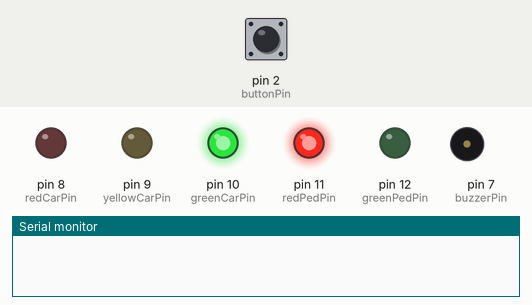
This sketch was run on a simulated Arduino Uno, built with avr-gcc and run on an emulated ATmega328P. Shown: output pins drawn as LEDs (lit = HIGH), buzzer (waves = sounding), the last lines printed to the serial monitor. Inputs (shaded band) come from the test bench; at power-on: pin 2 (buttonPin) HIGH.

Above: at 1.2 s.
1.3 s: pin 2 (buttonPin) pulled LOW for 0.15 s
At 10.6 s:
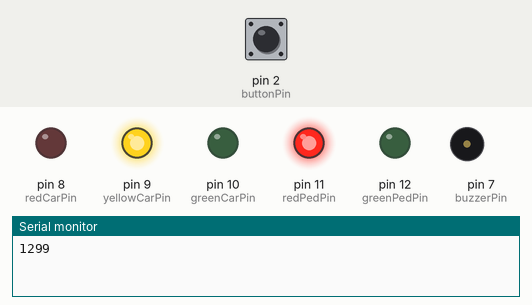
At 12.55 s:
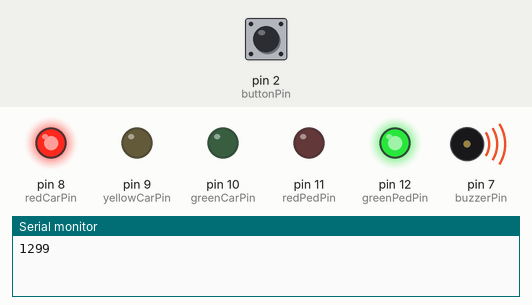
Timing chart, 0 to 13.8 s (numbered marks = the images above; inputs shaded):
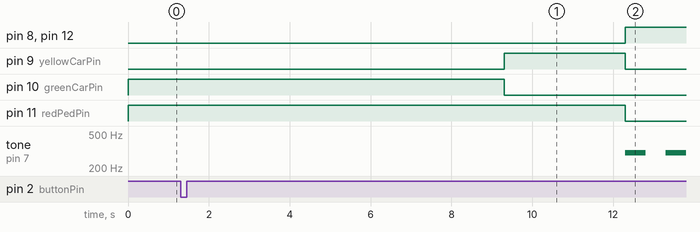

The sketch:

crosswalk.ino
```cpp
const int greenPedPin = 12;
const int redPedPin = 11;
const int greenCarPin = 10;
const int yellowCarPin = 9;
const int redCarPin = 8;
const int buzzerPin = 7;
const int buttonPin = 2;

const unsigned int stage1 = 8000;
const unsigned int stage2 = 11000;
const unsigned int stage3 = 19000;
const unsigned int stage4 = 23000;

volatile unsigned long lastDebounceTime = 0;
volatile const unsigned int debounceDelay = 50;

volatile unsigned long timerStart = 0;

const unsigned int buzzerTone = 300;
const unsigned int buzzerDuration = 500;
const unsigned int buzzerInterval = 1000;
unsigned long buzzerTimer = 0;

const unsigned greenPedBlinkInterval = 200;
unsigned long greenPedBlinkTimer = 0;
byte greenPedState = 0;

const unsigned int greenPedBuzzDuration = 200;
const unsigned int greenPedBuzzInterval = 400;


void setup() {
  pinMode(greenPedPin, OUTPUT);
  pinMode(redPedPin, OUTPUT);
  pinMode(greenCarPin, OUTPUT);
  pinMode(yellowCarPin, OUTPUT);
  pinMode(redCarPin, OUTPUT);
  pinMode(buzzerPin, OUTPUT);
  pinMode(buttonPin, INPUT_PULLUP);

  attachInterrupt(digitalPinToInterrupt(buttonPin), crosswalk, FALLING);

  digitalWrite(redPedPin, HIGH);
  digitalWrite(greenPedPin, LOW);
  digitalWrite(redCarPin, LOW);
  digitalWrite(yellowCarPin, LOW);
  digitalWrite(greenCarPin, HIGH);

  Serial.begin(9600);
}

void loop()
{
  if (timerStart != 0)
  {
    if ((millis() - timerStart) > stage1 && (millis() - timerStart) <= stage2)
    {
      digitalWrite(greenCarPin, LOW);
      digitalWrite(yellowCarPin, HIGH);
    }
    else if ((millis() - timerStart) > stage2 && (millis() - timerStart) <= stage3)
    {
      if((millis() - buzzerTimer) > buzzerInterval)
      {
        buzzerTimer = millis();
        tone(buzzerPin, buzzerTone, buzzerDuration);
      }
      digitalWrite(yellowCarPin, LOW);
      digitalWrite(redCarPin, HIGH);
      digitalWrite(redPedPin, LOW);
      digitalWrite(greenPedPin, HIGH);
    }
    else if ((millis() - timerStart) > stage3 && (millis() - timerStart) <= stage4)
    {
      if((millis() - greenPedBlinkTimer) > greenPedBlinkInterval)
      {
          greenPedBlinkTimer = millis();
          greenPedState = !greenPedState;
          digitalWrite(greenPedPin, greenPedState);
      }
      if((millis() - buzzerTimer) > greenPedBuzzInterval)
      {
        buzzerTimer = millis();
        tone(buzzerPin, buzzerTone, greenPedBuzzDuration);
      }
    }
    else if ((millis() - timerStart) > stage4)
    {
      timerStart = 0;
      buzzerTimer = 0;
      greenPedBlinkTimer = 0;
      greenPedState = 0;

      digitalWrite(redPedPin, HIGH);
      digitalWrite(greenPedPin, LOW);
      digitalWrite(redCarPin, LOW);
      digitalWrite(yellowCarPin, LOW);
      digitalWrite(greenCarPin, HIGH);
    }
  }

}

void crosswalk()
{
  if ((millis() - lastDebounceTime) > debounceDelay)
  {
    if (timerStart == 0)
    {
      timerStart = millis();
      Serial.println(timerStart);
    }
  }

  lastDebounceTime = millis();
}
```

Measured:
- after the input at 1.3 s, pin 8 (redCarPin), pin 12 (greenPedPin): LOW → HIGH after 11.0 s; pin 9 (yellowCarPin): LOW → HIGH after 8.0 s, → LOW 3.0 s later; pin 10 (greenCarPin): HIGH → LOW after 8.0 s; pin 11 (redPedPin): HIGH → LOW after 11.0 s; tone on pin 7 (buzzerPin): silent → 300 Hz after 11.0 s, → silent 0.50 s later, → 300 Hz 0.50 s later
